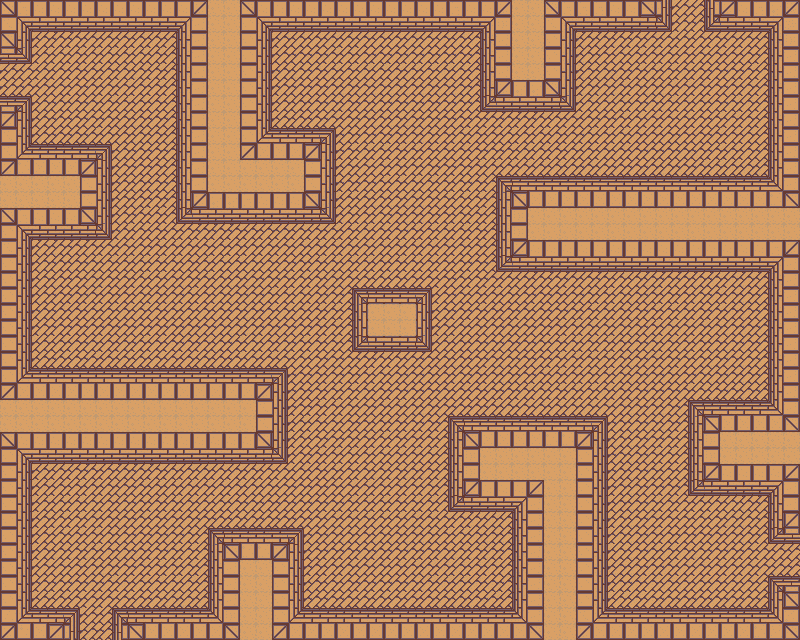

This game map was drawn from its Tiled (.tmx) file and the tilesets committed beside it. A one-line description and the trimmed map source follow:
An orthogonal 50x40 tile map with 16x16 px tiles, 1 tile layer (background), 3 tilesets and 29 objects.

<map version="1.0" orientation="orthogonal" renderorder="right-down" width="50" height="40" tilewidth="16" tileheight="16" nextobjectid="109">
 <tileset firstgid="1" name="tileset_1" tilewidth="16" tileheight="16" tilecount="1200" columns="40">
  <image source="tileset_1.png" width="640" height="480" />
 </tileset>
 <tileset firstgid="1201" name="player" tilewidth="32" tileheight="32" tilecount="1" columns="1">
  <image source="../../img/player_stand.png" width="32" height="36" />
 </tileset>
 <tileset firstgid="1202" name="scarab" tilewidth="64" tileheight="32" tilecount="1" columns="1">
  <image source="../../img/scarab.png" width="64" height="32" />
 </tileset>
 <layer name="background" width="50" height="40">
  <data>[2000 cells, 2000 non-empty, 43 distinct tile ids]</data>
 </layer>
 <objectgroup name="enemies">
  <object id="74" gid="1202" x="80" y="320" width="64" height="32" />
  <object id="75" gid="1202" x="208" y="304" width="64" height="32" />
  <object id="76" gid="1202" x="656" y="352" width="64" height="32" />
  <object id="77" gid="1202" x="528" y="368" width="64" height="32" />
  <object id="78" gid="1202" x="304" y="96" width="64" height="32" />
  <object id="79" gid="1202" x="384" y="192" width="64" height="32" />
  <object id="80" gid="1202" x="416" y="576" width="64" height="32" />
  <object id="81" gid="1202" x="336" y="480" width="64" height="32" />
 </objectgroup>
 <objectgroup name="solids">
  <object id="82" x="0" y="0" width="32" height="64" />
  <object id="83" x="32" y="0" width="640" height="32" />
  <object id="84" x="176" y="32" width="96" height="192" />
  <object id="86" x="272" y="128" width="64" height="96" />
  <object id="87" x="480" y="32" width="96" height="80" />
  <object id="89" x="704" y="0" width="96" height="32" />
  <object id="91" x="768" y="32" width="32" height="144" />
  <object id="92" x="496" y="176" width="304" height="96" />
  <object id="93" x="0" y="96" width="32" height="544" />
  <object id="95" x="32" y="144" width="80" height="96" />
  <object id="96" x="32" y="368" width="256" height="96" />
  <object id="98" x="32" y="608" width="48" height="32" />
  <object id="99" x="112" y="608" width="688" height="32" />
  <object id="100" x="208" y="528" width="96" height="80" />
  <object id="101" x="448" y="416" width="160" height="96" />
  <object id="102" x="512" y="512" width="96" height="96" />
  <object id="103" x="352" y="288" width="80" height="64" />
  <object id="104" x="688" y="400" width="112" height="96" />
  <object id="105" x="768" y="496" width="32" height="48" />
  <object id="106" x="768" y="272" width="32" height="128" />
 </objectgroup>
 <objectgroup name="player">
  <object id="108" gid="1201" x="80" y="640" width="32" height="32" />
 </objectgroup>
</map>
